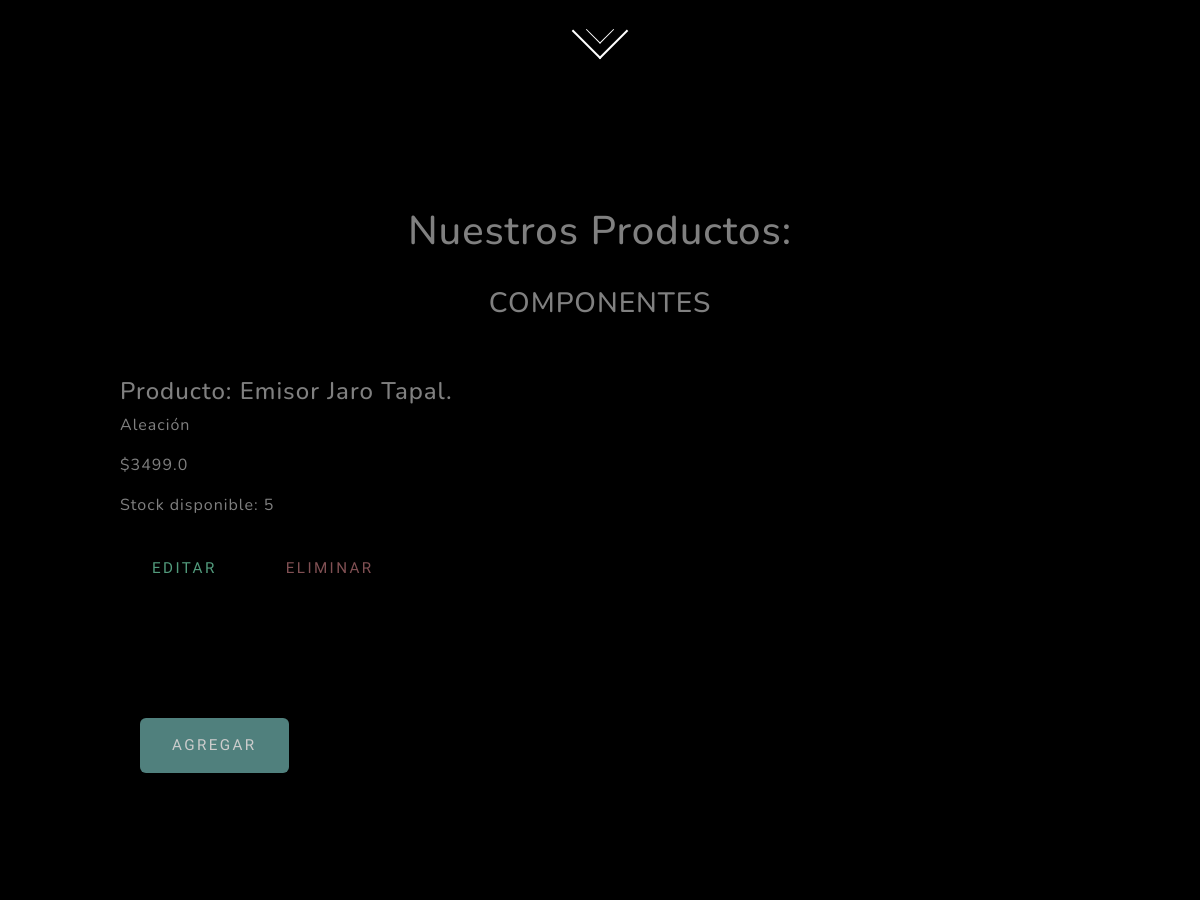
The page /stock/componentes/ (signed in, middle part) on the database as committed earlier.
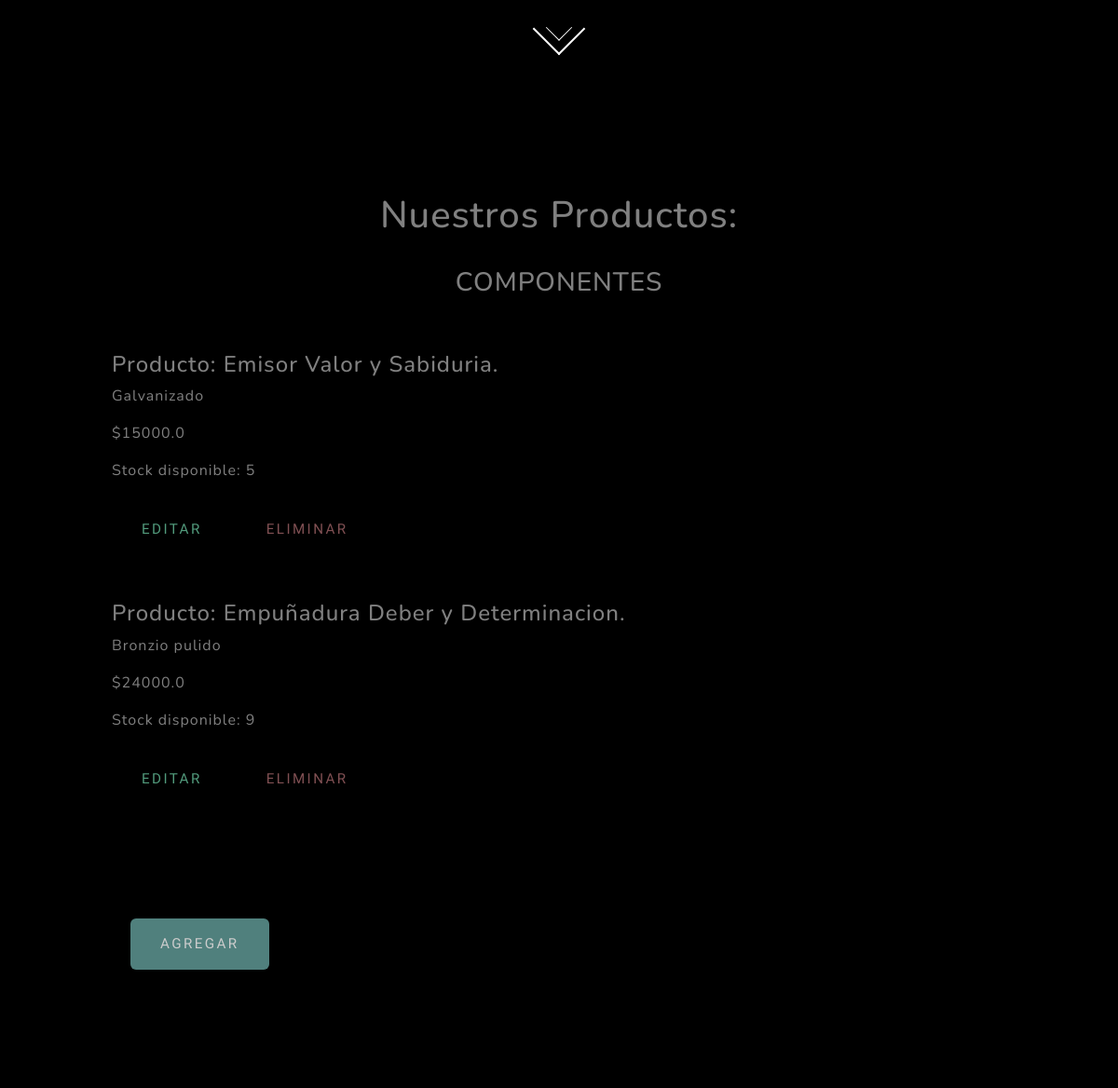
The same page on the database as committed later.
### stock/models.py (models this page shows, shortened)
class Producto(models.Model):
    nombre = models.CharField(max_length=50)
    stock = models.IntegerField(default=0)
    precio = models.FloatField(default=0)
    descripcion = models.TextField()
    imagen = models.ImageField(upload_to="images",null=True,blank=True)

class Componente(Producto):
    tipo = models.CharField(max_length=15)  # empuñadura / emisor / etc
    material = models.CharField(max_length=50)  # aleacion / galvanizado / mate / etc
    def __str__(self):
        return f"Producto: {self.tipo} {self.nombre}."

class Producto(models.Model):
    nombre = models.CharField(max_length=50)
    stock = models.IntegerField(default=0)
    precio = models.FloatField(default=0)
    descripcion = models.TextField()
    imagen = models.ImageField(upload_to="images",null=True,blank=True)

### stock/views.py (the view)
# urls.py: path('componentes/',listar_componentes,name='componentes'),
@login_required
def listar_componentes(request):
    componentes = Componente.objects.all() #trae todos los objects(instancias de la clase)
    contexto = {"productos":componentes}  #creamos el diccionario a renderizar -> cada valor se vera
    return render(request, 'componentes.html',contexto)

### templates/componentes.html
{% extends './base.html' %}
{% load static %}
{% block MainContent %}
<div class="text-center">
    <h1>Nuestros Productos:</h1>
    <br>
    <h3> COMPONENTES </h3>
</div>
<br><br>
{% if productos.count == 0 %}
<h4>Aún no se han agregado componentes de lightsabers.</h4>
{% else %}
{% for i in productos %}
<div>
    <h4>{{i}}</h4>
    <p>{{i.material}}</p>
    <p>${{i.precio}}</p>
    <p> Stock disponible: {{i.stock}} </p>
    <a href="{% url 'editar_componente' i.tipo i.nombre %}"><button type="button" class="btn btn-sm btn-outline-success">
        Editar </button></a>
   <a href="{% url 'eliminar_componente' i.tipo i.nombre %}"><button type="button" class="btn btn-outline-danger">
        Eliminar</button></a>
    <br><br><br>
</div>
{% endfor %}
{% endif %}
<br>
<a class="btn btn-primary" href="{% url 'crear_componente' %}" style="margin: 50px 20px;">Agregar</a>
{% endblock MainContent %}

### templates/base.html (shortened to what this page needs)
{% load static %}
<!DOCTYPE html>
<html lang="en">
<head>
    <link href="{% static '/css/styles.css' %}" rel="stylesheet" />
    <link href="{% static '/css/arrow.css' %}" rel="stylesheet" />
</head>
<body id="page-top">
    <header class="masthead">
        <div class="container px-4 px-lg-5 d-flex h-100 align-items-center justify-content-center">
            <div class="d-flex justify-content-center text-center">
                <div class="arrow"></div>
            </div>
        </div>
    </header>
    <section class="contact-section bg-black text-white-50" style="margin:0px;padding: 0px 10vw;">
        {% block MainContent %}
        {% endblock %}
    </section>
    <section class="contact-section bg-black">
    </section>
</body>
</html>

### static/css/arrow.css (style rules this page uses)
.arrow, .arrow:before { position: absolute; left: 50% }
.arrow { width: 40px; height: 40px; top: 78%; margin: -20px 0 0 -20px; transform: rotate(45deg); border-left: none; border-top: none; border-right: 2px #fff solid; border-bottom: 2px #fff solid; }
.arrow:before { content: ''; width: 20px; height: 20px; top: 50%; margin: -10px 0 0 -10px; border-left: none; border-top: none; border-right: 1px #fff solid; border-bottom: 1px #fff solid; animation-duration: 2s; animation-iteration-count: infinite; animation-name: arrow; }

Rows that differ between the two databases and show on the page:
removed Componente: tipo.nombre "Producto: Emisor Jaro Tapal.", material "Aleación", precio "3499.0", stock "5"
added Componente: tipo.nombre "Producto: Emisor Valor y Sabiduria.", material "Galvanizado", precio "15000.0", stock "5"
added Componente: tipo.nombre "Producto: Empuñadura Deber y Determinacion.", material "Bronzio pulido", precio "24000.0", stock "9"
